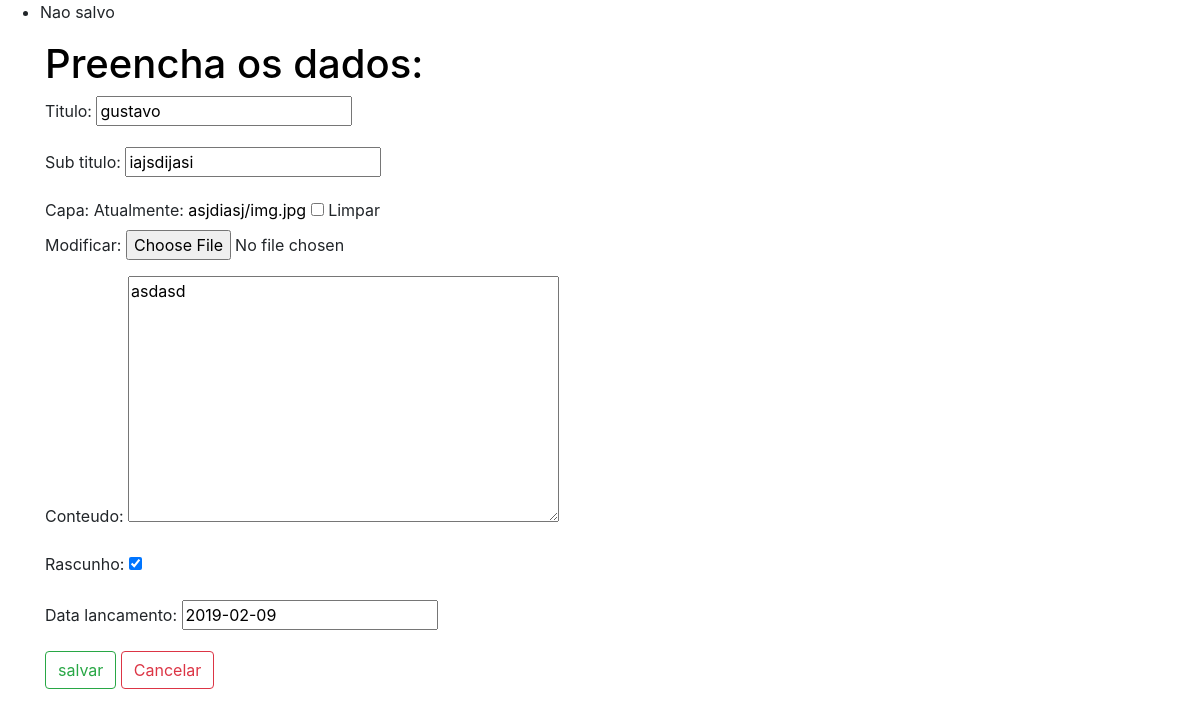
The page /posts/asjdiasj/edit/ (signed in) on the database as committed earlier.
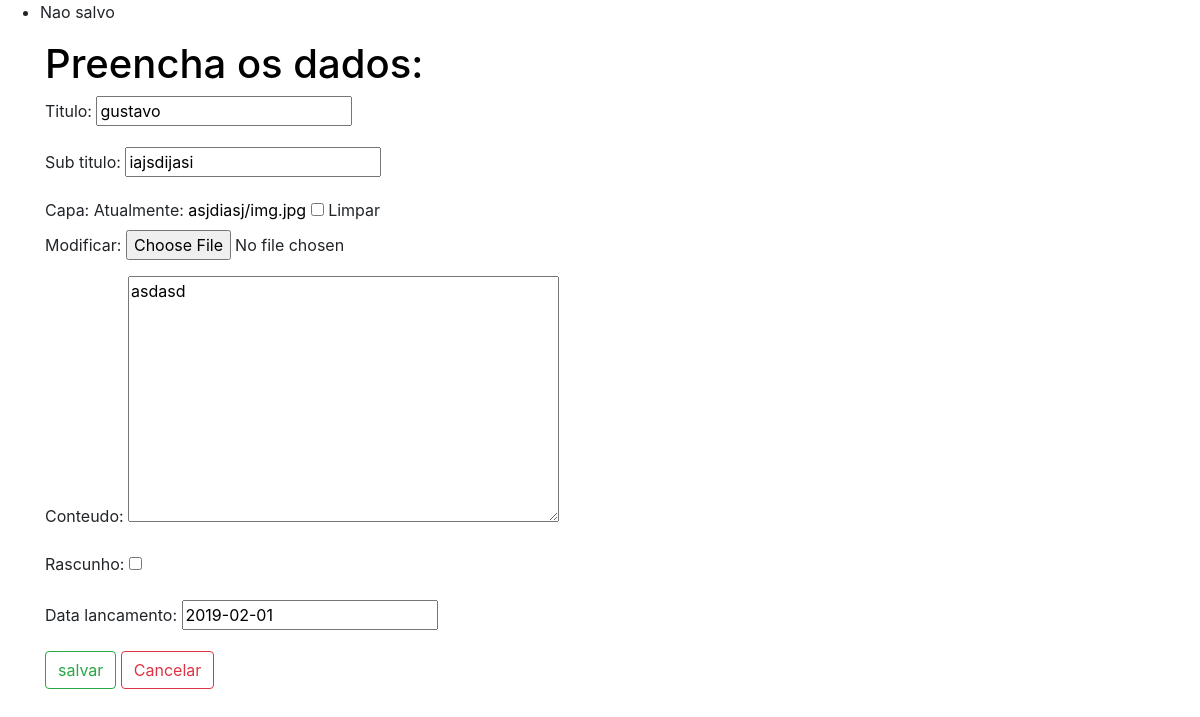
The same page on the database as committed later.
### posts/models.py (models this page shows, shortened)
class Post(models.Model):
    autor = models.ForeignKey(
        settings.AUTH_USER_MODEL,
        on_delete=models.CASCADE,
        blank=True,
        null=True,
    )
    titulo = models.CharField(max_length=150)
    sub_titulo = models.CharField(max_length=300)
    slug = models.SlugField(unique=True)
    conteudo = models.TextField(max_length=3000)
    capa = models.ImageField(
        upload_to=upload_location,
        null=True,
        blank=True,
    )
    rascunho = models.BooleanField(default=False)
    data_lancamento = models.DateField(auto_now=False, auto_now_add=False)
    criado = models.DateTimeField(auto_now=False, auto_now_add=True)
    atualizado = models.DateTimeField(auto_now=True, auto_now_add=False)
    posts = PostManager()
    class Meta:
        ordering = ["-atualizado", "-criado"]

### posts/views.py (the view)
# urls.py: path('<slug:post_slug>/edit/', post_update, name="update"),
def post_update(request, post_slug=None):
    if not (request.user.is_staff or request.user.is_superuser):
        raise Http404
    instancia = get_object_or_404(Post, slug=post_slug)
    formulario = PostForm(request.POST or None, request.FILES or None, instance=instancia)
    if formulario.is_valid():
        instancia = formulario.save(commit=False)
        instancia.save()
        messages.success(request, "Salvo", extra_tags='html_safe')
        return HttpResponseRedirect(instancia.get_absolute_url())
    else:
        messages.error(request, "Nao salvo")
    context = {
        "titulo": instancia.titulo,
        "formulario": formulario,
        "objeto": instancia
    }
    return render(request, "forms/post_form.html", context)

### posts/forms.py
class PostForm(forms.ModelForm):
    class Meta:
        model = Post
        fields = [
            "titulo",
            "sub_titulo",
            "capa",
            "conteudo",
            "rascunho",
            "data_lancamento",
        ]

### templates/forms/post_form.html (shortened to what this page needs)
{% extends "base.html"%}
{% block content %}
<form method="POST" action='' class="form-group" enctype="multipart/form-data">{% csrf_token %}
	<h1> Preencha os dados: </h1>
	{{formulario.as_p}}
	<input class="btn btn-outline-success " type="submit" value="salvar">
	<a class="btn btn-outline-danger" href="\posts">Cancelar</a>
</form>
{% endblock content %}

Rows that differ between the two databases and show on the page:
changed Post "gustavo": rascunho "☑" → "☐"; data_lancamento "2019-02-09" → "2019-02-01"
